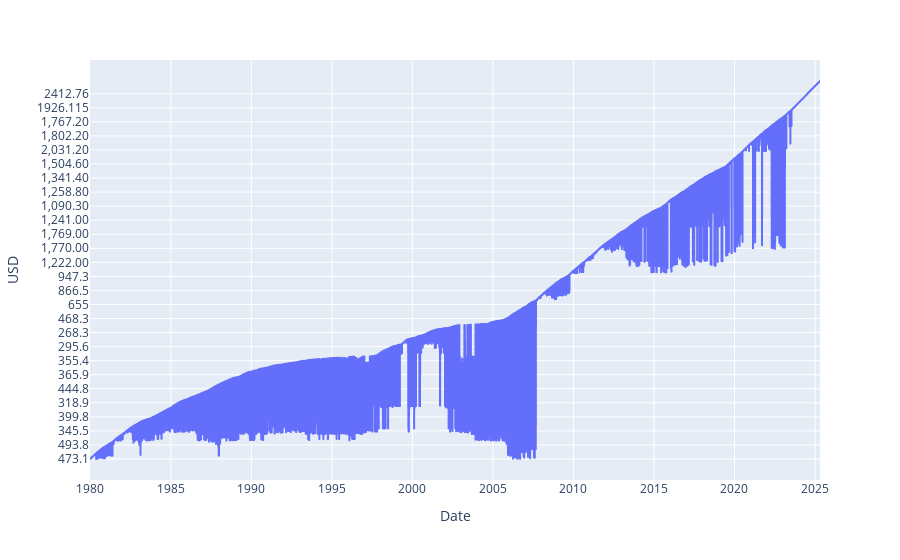

Write notebook code for a chart like this one.
### Code cell
px.line(data_frame = df, x= "Date", y = "USD")

### Figure 1 — Plotly figure (JSON) as saved in the notebook; plotly's stock layout.template omitted (floating-point values rounded to 4 significant figures; data arrays with more than 128 entries replaced by an {"elided": "..."} marker saying what was removed)
{"data": [{"hovertemplate": "Date=%{x}<br>USD=%{y}<extra></extra>", "legendgroup": "", "line": {"color": "#636efa", "dash": "solid"}, "marker": {"symbol": "circle"}, "mode": "lines", "name": "", "showlegend": false, "type": "scattergl", "x": {"elided": "11705 str values"}, "xaxis": "x", "y": {"elided": "11705 str values"}, "yaxis": "y"}], "layout": {"legend": {"tracegroupgap": 0}, "margin": {"t": 60}, "xaxis": {"anchor": "y", "domain": [0, 1], "title": {"text": "Date"}}, "yaxis": {"anchor": "x", "domain": [0, 1], "title": {"text": "USD"}}}}
